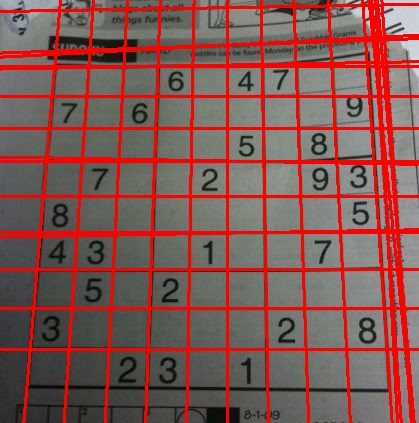
#> input picture Detect Sudoku/hough.jpg, 419 x 423 px, given in place of panda1.jpg, which was not available
$ python boxfilter.py
#> lines starting #> are read from the running program, lines starting #| are printed output that depends on the picture; pictures that were not available may be replaced by others from this repository, and a replacement may not be noted
import cv2
import numpy as np
from matplotlib import pyplot as plt

img = cv2.imread('panda1.jpg',0)
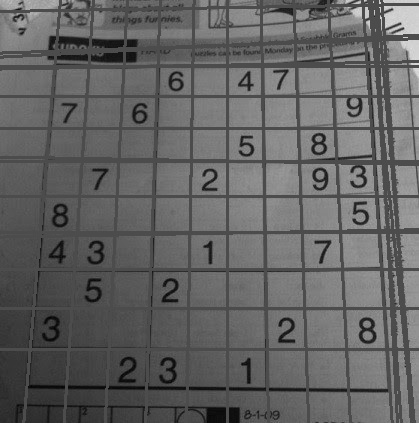
#> img: shape (423, 419); min 2, max 223, mean 98.9
x = int(input())
#> the answer given: 3

kernel = np.ones((x,x),np.float32)/pow(x,2)
boxfil = cv2.boxFilter(img,0,(x,x),img,(-1,-1),False,cv2.BORDER_DEFAULT)
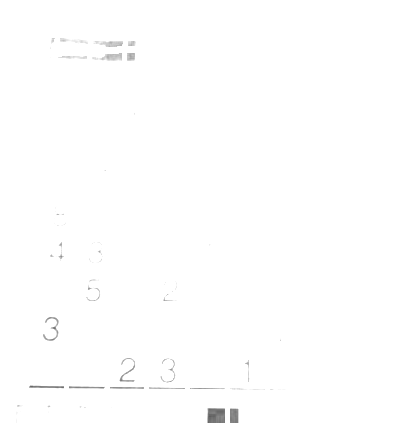
#> boxfil: shape (423, 419); min 93, max 255, mean 254.3
cv2.imshow('Filtered', boxfil)
cv2.waitKey()
cv2.destroyAllWindows()

$ run again, on Detect Sudoku/sudoku.jpg
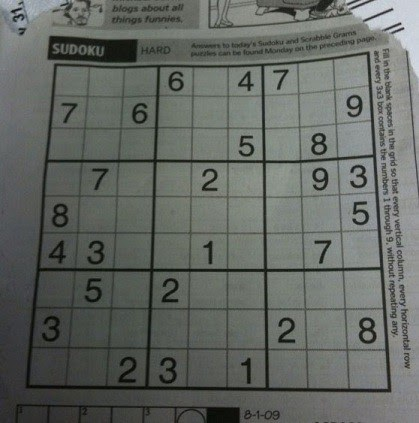
#> input picture Detect Sudoku/sudoku.jpg, 419 x 423 px, given in place of panda1.jpg, which was not available
#> `boxfil = cv2.boxFilter(img,0,(x,x),img,(-1,-1),False,cv2.BORDER_DEFAULT)`:
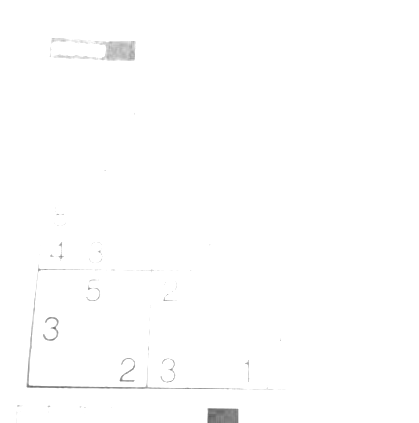
#> boxfil: shape (423, 419); min 93, max 255, mean 254
